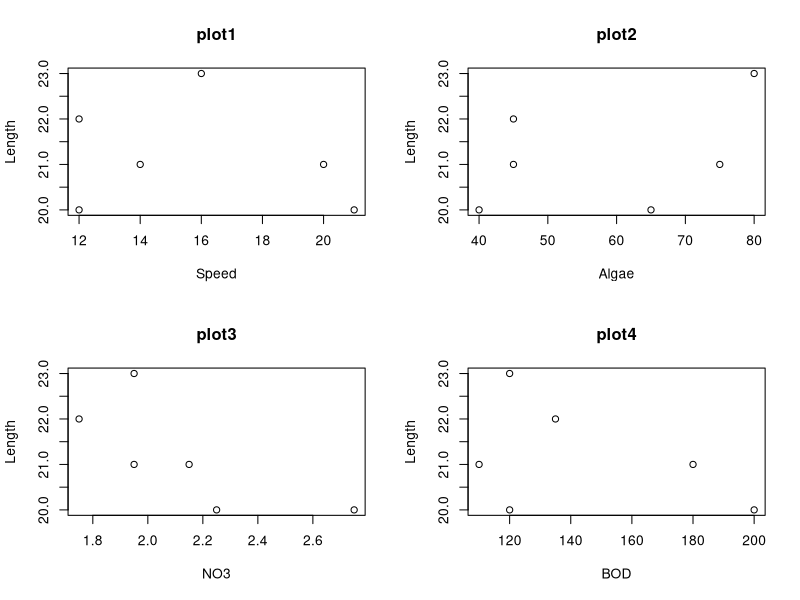

Write the R code that produced this figure.
Length<-c(20,21,22,23,21,20)
Speed<-c(12,14,12,16,20,21)
Algae<-c(40,45,45,80,75,65) 
NO3<-c(2.25,2.15,1.75,1.95,1.95,2.75)
BOD<-c(200,180,135,120,110,120)
mf<-data.frame(Length,Speed,Algae,NO3,BOD)
mf
Opt=par(mfrow=c(2,2))
Opt 
plot(Length ~ Speed,data=mf, main='plot1')
plot(Length ~ Algae,data=mf, main='plot2')
plot(Length ~ NO3,data=mf, main='plot3')
plot(Length ~ BOD,data=mf,main='plot4')

